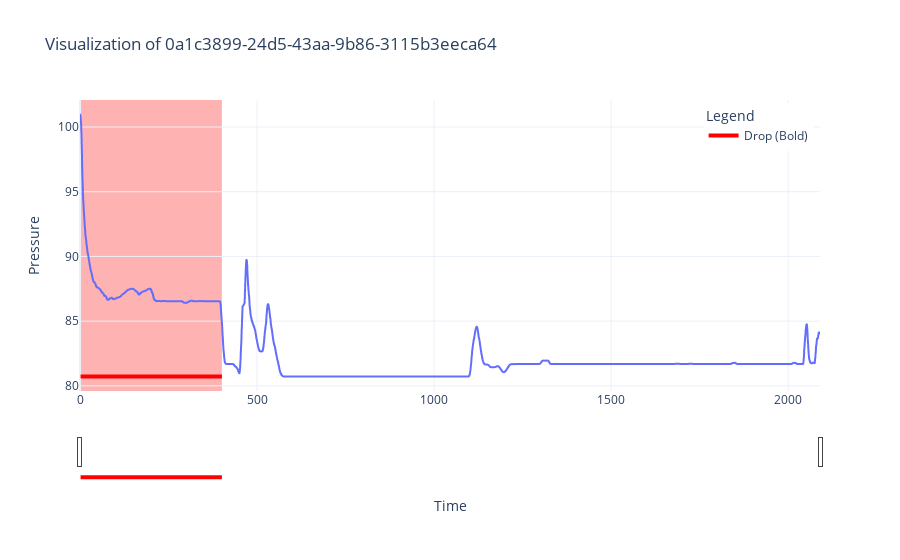

The cell this chart's notebook holds for it:
### Code cell
from scipy.ndimage import uniform_filter1d
file_df['pressure'] =  uniform_filter1d(file_df['pressure'], size = 25)
plot_data(file_df, label_df[label_df['file'] == filename], filename)
print(filename)

### Figure 1 — Plotly figure (JSON) as saved in the notebook; plotly's stock layout.template omitted (floating-point values rounded to 4 significant figures; data arrays with more than 128 entries replaced by an {"elided": "..."} marker saying what was removed)
{"data": [{"hovertemplate": "time=%{x}<br>pressure=%{y}<extra></extra>", "legendgroup": "", "line": {"color": "#636efa", "dash": "solid"}, "marker": {"symbol": "circle"}, "mode": "lines", "name": "", "showlegend": false, "type": "scattergl", "x": {"elided": "10794 float values"}, "xaxis": "x", "y": {"elided": "10794 float values"}, "yaxis": "y"}, {"line": {"color": "red", "width": 4}, "mode": "lines", "name": "Drop (Bold)", "type": "scatter", "x": [1.648, 400.7], "y": [80.73, 80.73]}], "layout": {"legend": {"title": {"text": "Legend"}, "tracegroupgap": 0, "x": 0.99, "xanchor": "right", "y": 0.99, "yanchor": "top"}, "shapes": [{"fillcolor": "red", "layer": "below", "line": {"width": 0}, "name": "Drop", "opacity": 0.3, "type": "rect", "x0": 1.648, "x1": 400.7, "xref": "x", "y0": 0, "y1": 1, "yref": "y domain"}], "title": {"text": "Visualization of 0a1c3899-24d5-43aa-9b86-3115b3eeca64"}, "xaxis": {"anchor": "y", "domain": [0, 1], "rangeslider": {"visible": true}, "title": {"text": "Time"}, "type": "linear"}, "yaxis": {"anchor": "x", "domain": [0, 1], "fixedrange": false, "title": {"text": "Pressure"}}}}
